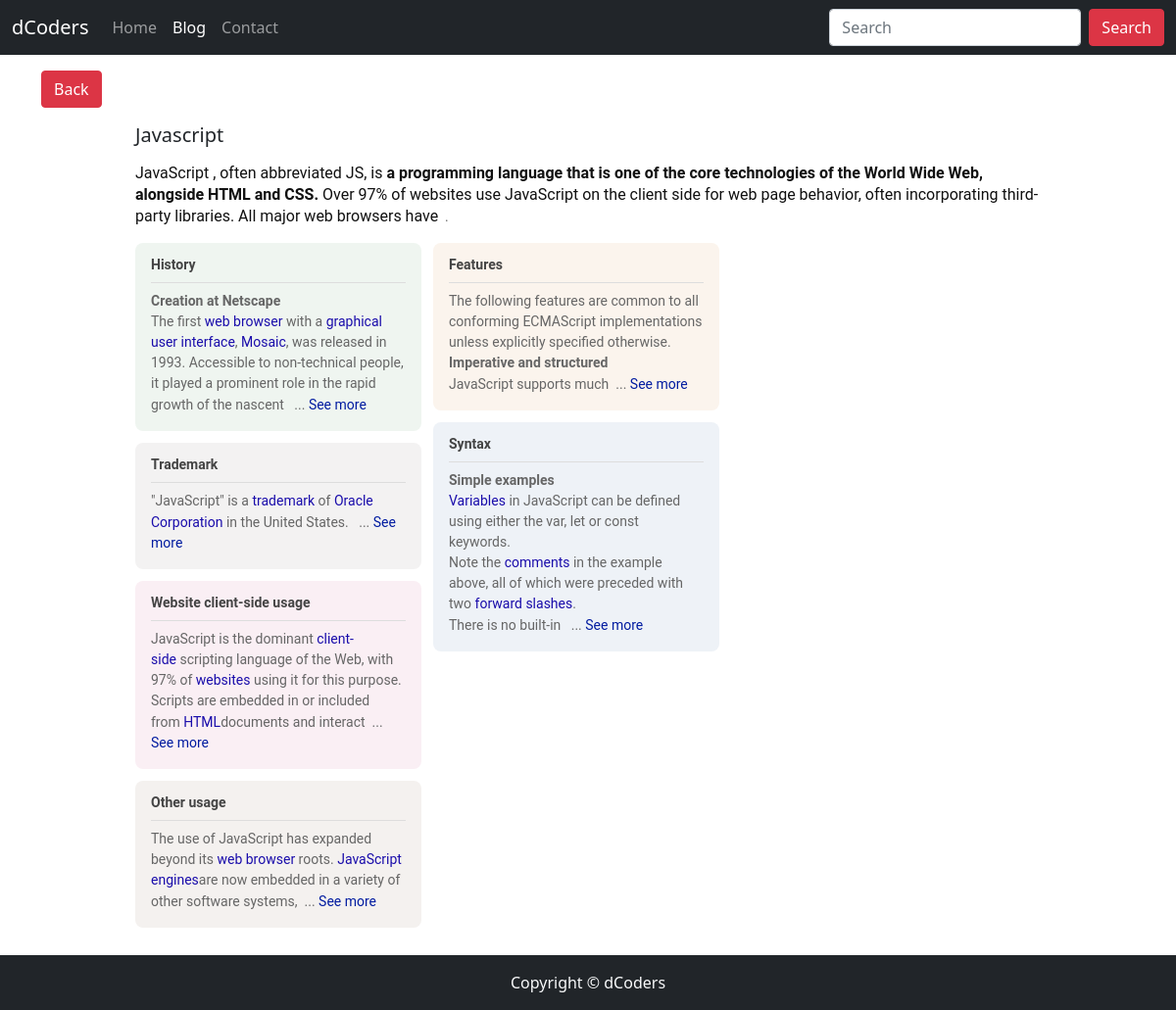
The app's page /blogpost/javascript with its own data.
### home/models.py (models this page shows, shortened)
class Blog(models.Model):
    sno=models.AutoField(primary_key=True)
    title = models.CharField(max_length=200)
    contents=models.TextField()
    shorts=models.CharField(max_length=600,default="")
    slug=models.CharField(max_length=100)
    time=models.DateTimeField(auto_now_add=True)

### home/views.py (the view)
# urls.py: path('blogpost/<str:slug>',views.blogpost,name='blogpost'),
def blogpost(request,slug):
    blog=Blog.objects.filter(slug=slug).first()
    context={'blog':blog}
    return render(request,'blogpost.html',context)

### templates/blogpost.html (shortened to what this page needs)
{% extends 'base.html' %}
{% block blogactive %}active{% endblock blogactive %}"
{% block body %}
 <div class="container pt-3 ">
   <a  class="btn btn-danger" href="{%url 'blog' %}">Back</a>
     <div class="media mx-5">
        <div class="media-body my-3 mx-5" >
          <h5 class="mt-0 text-capitalize">{{blog.title}}</h5>
          <p>{{blog.contents|safe}}</p>
        </div>
    </div>
</div>
<footer class="bg-dark position-relative fixed-bottom text-light text-center py-3">
  Copyright &copy; dCoders
</footer>
{% endblock body %}

### templates/blogpost.html (style rules this page uses)
.container { min-height: 100vh; }

### records on screen
Blog: title "Javascript", contents "JavaScript , often abbreviated JS, is a programming language that is one of the core technologies of the World Wide Web, alongside HTML and CSS. Over 97% of websites use JavaScript on the client side for web page behavior, often incorporating third-party libraries. All major web browsers have . History Creation at Netscape The first web browser with a graphical user interface , Mosaic , was released in 1993. Accessible to non-technical people, it played a prominent role in the rapid growth of the nascent ... See more Trademark \"JavaScript\" is a trademark of Oracle Corporation in the United States. ... See more Website client-side usage JavaScript is the dominant client-side scripting…"
